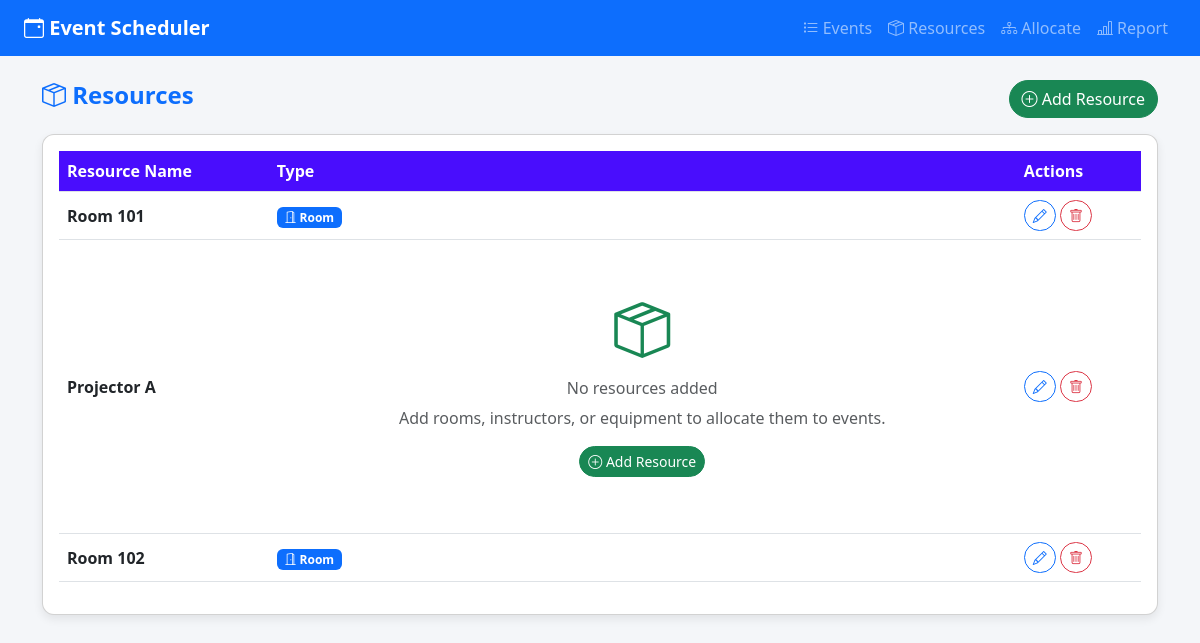
Page /resources on the committed database.
### models.py (models this page shows)
class Resource(db.Model):
    id = db.Column(db.Integer, primary_key=True)
    name = db.Column(db.String(100), nullable=False)
    type = db.Column(db.String(50), nullable=False)

### app.py (the view)
@app.route('/resources')
def list_resources():
    resources = Resource.query.all()
    return render_template('resources.html', resources=resources)

### templates/resources.html
{% extends 'base.html' %}
{% block content %}
<div class="d-flex justify-content-between align-items-center mb-3">
    <h4 class="fw-bold text-primary">
        <i class="bi bi-box-seam"></i> Resources
    </h4>
    <a href="{{ url_for('add_resource') }}" class="btn btn-success">
        <i class="bi bi-plus-circle"></i> Add Resource
    </a>
</div>
<div class="card p-3">
{% if resources %}
<table class="table table-hover align-middle">
    <thead>
        <tr>
            <th>Resource Name</th>
            <th>Type</th>
            <th>Actions</th>
        </tr>
    </thead>
    <tbody>
        {% for r in resources %}
        <tr>
            <td><strong>{{ r.name }}</strong></td>
            <td>
                {% if r.type == 'Room' %}
                    <span class="badge bg-primary">
                        <i class="bi bi-door-open"></i> Room
                    </span>
                {% elif r.type == 'Instructor' %}
                    <span class="badge bg-success">
                        <i class="bi bi-person-badge"></i> Instructor
                    </span>
                {% else %}
                <div class="text-center text-muted py-5">
                    <i class="bi bi-box-seam display-4 text-success"></i>
                    <h6 class="mt-3">No resources added</h6>
                    <p>Add rooms, instructors, or equipment to allocate them to events.</p>
                    <a href="{{ url_for('add_resource') }}" class="btn btn-success btn-sm">
                        <i class="bi bi-plus-circle"></i> Add Resource
                    </a>
                </div>
                {% endif %}
            </td>
            <td>
                <a href="{{ url_for('edit_resource', resource_id=r.id) }}"
                class="btn btn-sm btn-outline-primary">
                    <i class="bi bi-pencil"></i>
                </a>
                <a href="{{ url_for('delete_resource', resource_id=r.id) }}"
                class="btn btn-sm btn-outline-danger"
                onclick="return confirm('Delete this resource?');">
                    <i class="bi bi-trash"></i>
                </a>
            </td>
        </tr>
        {% endfor %}
    </tbody>
</table>
{% else %}
    <div class="text-center text-muted py-4">
        <i class="bi bi-box-seam display-4"></i>
        <p class="mt-2">No resources added yet.</p>
    </div>
{% endif %}
</div>
{% endblock %}

### static/style.css (style rules this page uses)
body { background-color: #f4f6f9; }
h4, h2 { color: #490dfd; }
.card { border-radius: 12px; box-shadow: 0 4px 10px rgba(0,0,0,0.08); }
.table th { background-color: #490dfd; color: white; }
.btn { border-radius: 20px; }

### rows in the picture
Resource: name "Room 101", type "Room" (drawn)
Resource: name "Projector A"
Resource: name "Room 102", type "Room" (drawn)
